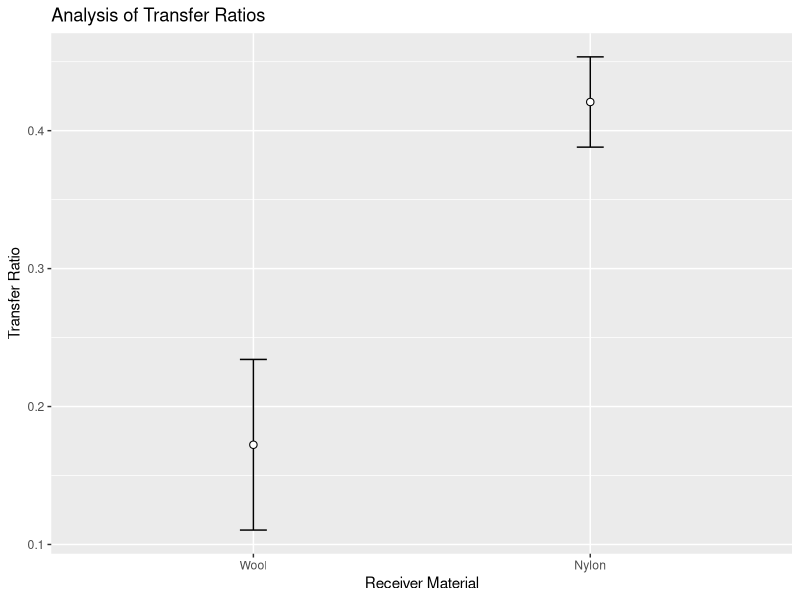
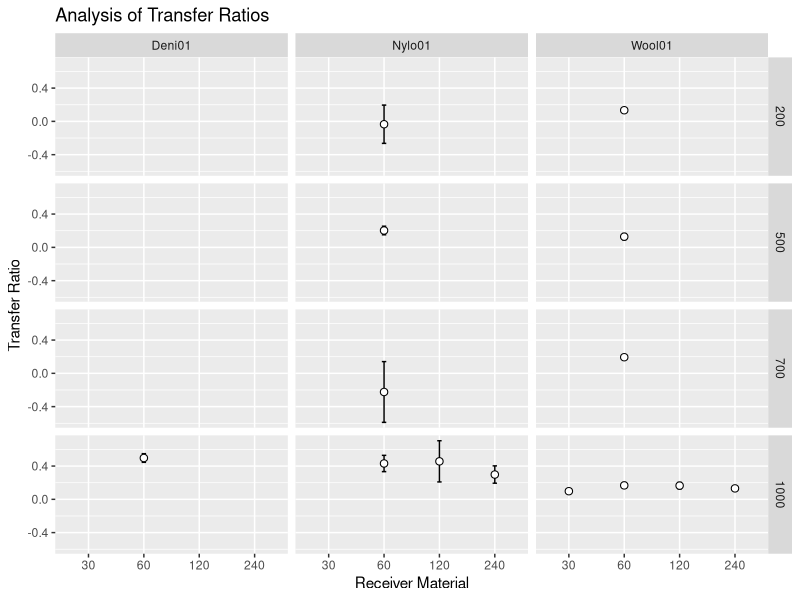
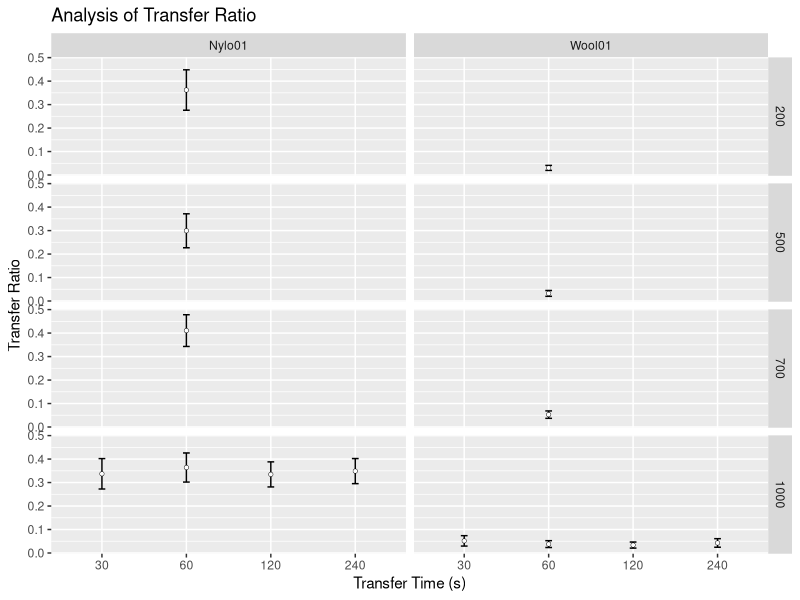
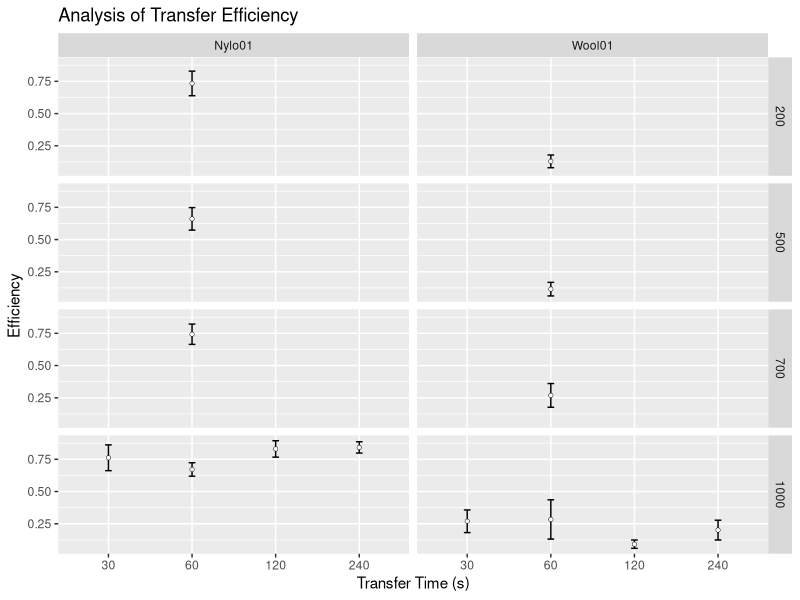
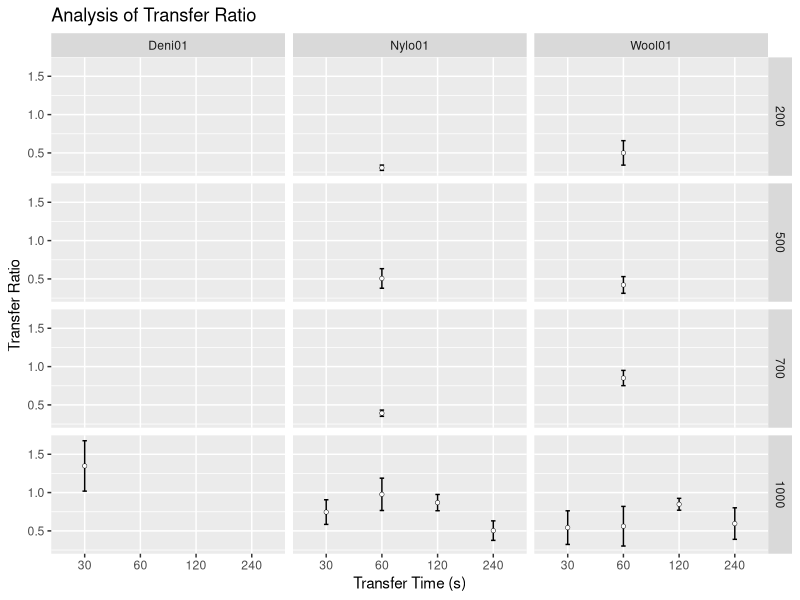
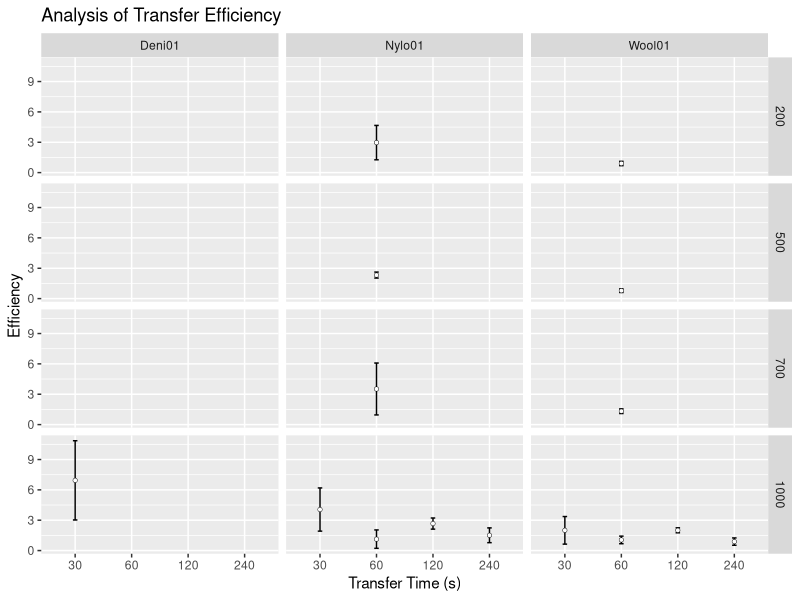
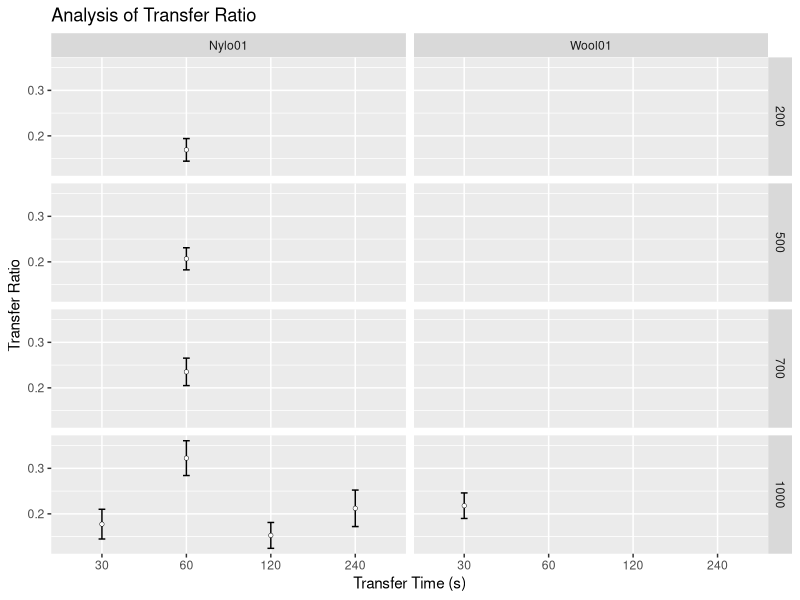
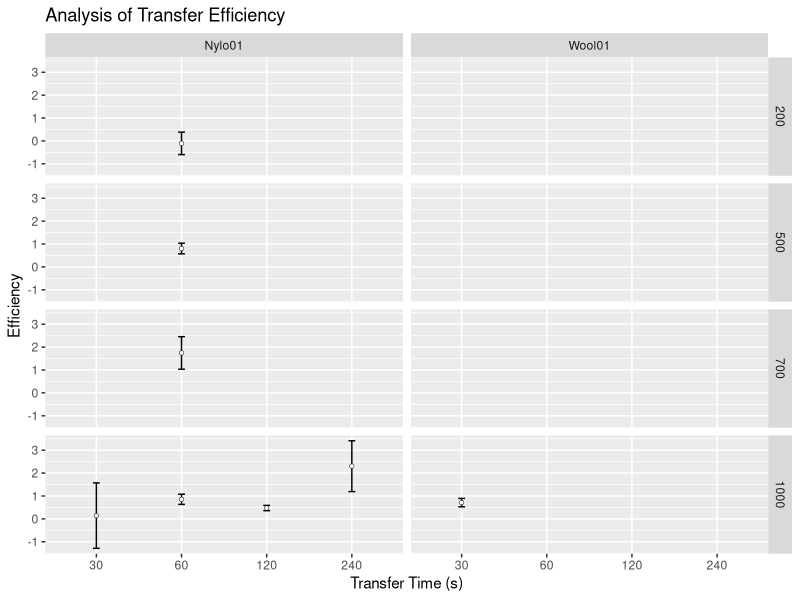

R code for these plots, in order:
## ---- chunk 1
knitr::opts_chunk$set(echo = TRUE, message = FALSE, warning = FALSE)
# libraries
library(readxl)
library(plyr)
library(ggplot2)
library(dplyr)
## ---- chunk 2
# functions
## Gives count, mean, standard deviation, standard error of the mean, and confidence interval (default 95%).
##   data: a data frame.
##   measurevar: the name of a column that contains the variable to be summariezed
##   groupvars: a vector containing names of columns that contain grouping variables
##   na.rm: a boolean that indicates whether to ignore NA's
##   conf.interval: the percent range of the confidence interval (default is 95%)
summarySE <- function(data=NULL, measurevar, groupvars=NULL, na.rm=FALSE,
                      conf.interval=.95, .drop=TRUE) {
    # New version of length which can handle NA's: if na.rm==T, don't count them
    length2 <- function (x, na.rm=FALSE) {
        if (na.rm) sum(!is.na(x))
        else       length(x)
    }

    # This does the summary. For each group's data frame, return a vector with
    # N, mean, and sd
    datac <- ddply(data, groupvars, .drop=.drop,
      .fun = function(xx, col) {
        c(N    = length2(xx[[col]], na.rm=na.rm),
          mean = mean   (xx[[col]], na.rm=na.rm),
          sd   = sd     (xx[[col]], na.rm=na.rm)
        )
      },
      measurevar
    )

    # Rename the "mean" column    
    datac <- plyr::rename(datac, c("mean" = measurevar))

    datac$se <- datac$sd / sqrt(datac$N)  # Calculate standard error of the mean

    # Confidence interval multiplier for standard error
    # Calculate t-statistic for confidence interval: 
    # e.g., if conf.interval is .95, use .975 (above/below), and use df=N-1
    ciMult <- qt(conf.interval/2 + .5, datac$N-1)
    datac$ci <- datac$se * ciMult

    return(datac)
}

## function to convert a (character) vector of 
## numbers into a factor ordered numerically
numericFactorOrder <- function(x) {
    
  u = unique(x)
  new.levels = u[order(as.numeric(u))]
  x = factor(x, levels=new.levels)
  return(x)
  
}

## ---- chunk 3
# Read in ML's data
my.dat = read_xlsx("dat/20191030DatasetPaper.xlsx", sheet = "DataMl")

# only use the transfer experiments for Groups 1 & 2. Groups 3-6 are not 
# clear in what they are and don't fit with the rest. Mostly Persistence?
# TODO - deal with Groups 3-6 later
transfer.dat = my.dat %>% filter(Time == "00000" & Group %in% c(1,2)) %>% select(c("Substrate", "ActivityID", "ObsType", "Count", "Mass", "Duration", "Group", "Repeat")) 

knitr::kable(head(transfer.dat, 20), caption = "'Head' of ML's Transfer Data")

## ---- chunk 4

# fix column types
transfer.dat$Count = as.numeric(transfer.dat$Count)
transfer.dat$Group = as.character(transfer.dat$Group)
transfer.dat$Repeat = as.character(transfer.dat$Repeat)

# add a photoID column to keep track of which datapoint is which
photo.id = rep(paste0("P", seq(1:5)), as.integer(nrow(transfer.dat)/5+1))
transfer.dat = data.frame(PhotoID = photo.id[1:nrow(transfer.dat)], transfer.dat)

# split out each set of photos...
p1 = transfer.dat %>% filter(PhotoID == "P1") %>% select(Mass,Duration,Group,Repeat,Count)
p2 = transfer.dat %>% filter(PhotoID == "P2") %>% select(Mass,Duration,Group,Repeat,Count)
p3 = transfer.dat %>% filter(PhotoID == "P3") %>% select(Mass,Duration,Group,Repeat,Count)
p4 = transfer.dat %>% filter(PhotoID == "P4") %>% select(Mass,Duration,Group,Repeat,Count)
p5 = transfer.dat %>% filter(PhotoID == "P5") %>% select(Mass,Duration,Group,Repeat,Count)

# ...and merge
merge.dat = data.frame(p1, p2$Count, p3$Count, p4$Count, p5$Count)
names(merge.dat) = c("Mass","Duration","Group","Repeat","P1","P2","P3","P4","P5")

# calculate the Transfer Ratios and Efficiencies
# NB: the summarise() function can be problematic here, if plyr is loaded
#     after dplyr. Check that first if this stops working.
final.dat = merge.dat %>% group_by(Mass, Duration, Group, Repeat) %>% summarise(Donor = P3 - P1, Receiver = P5 - P2, Donor_post = P3 - P4) %>% mutate(Ratio = Receiver/Donor, Efficiency = Receiver/Donor_post)

summ.dat = summarySE(final.dat, measurevar = "Ratio", groupvars = c("Group"))

knitr::kable(summ.dat, caption = "Summary Data for ML Transfer Ratios")
## ---- chunk 5

ggplot(summ.dat, aes(x = Group, y = Ratio)) + 
  geom_point(size=2.2) +
  geom_errorbar(aes(ymin = Ratio-se, ymax = Ratio+se), width = 0.08) +
  geom_point(colour = "white") +
  scale_x_discrete(labels = c("Wool", "Nylon")) +
  labs(title = "Analysis of Transfer Ratios",
       x = "Receiver Material",
       y = "Transfer Ratio")

## ---- chunk 6

# start df of all ratio data for comparison

all.ratio = summ.dat
all.ratio = all.ratio[, -1]
all.ratio = cbind(Name = rep("ML", 2), Mass = rep(1000,2), TransferTime = rep(60,2), Substrate = c("Wool01", "Nylo01"), all.ratio)


## ---- chunk 7
# Read in SD's data
my.dat = read_xlsx("dat/20191030DatasetPaper.xlsx", sheet = "DataSd", trim_ws = TRUE)

# only use the transfer experiments for Groups 8-22. Groups 1-7 have no 
# count data and group 23 is incomplete, only one replicate
# TODO - deal with Groups 3-6 later
transfer.dat = my.dat %>% filter(Time == 0 & Group > 8 & Group < 23) %>% select(c("Substrate", "ActivityID", "ObsType", "Count", "Mass", "Duration", "Group", "Repeat")) 

knitr::kable(head(transfer.dat, 20), caption = "'Head' of SD's Transfer Data")

## ---- chunk 8

# fix column types
transfer.dat$Count = as.numeric(transfer.dat$Count)
transfer.dat$Duration = as.numeric(transfer.dat$Duration)
transfer.dat$Mass = as.numeric(transfer.dat$Mass)
transfer.dat$Group = as.character(transfer.dat$Group)
transfer.dat$Repeat = as.character(transfer.dat$Repeat)

# rename Denm01 to Deni01 to match others
transfer.dat[transfer.dat$Substrate == "Denm01", 1] <- "Deni01"

# add a photoID column to keep track of which datapoint is which
photo.id = rep(paste0("P", seq(1:5)), as.integer(nrow(transfer.dat)/5+1))
transfer.dat = data.frame(PhotoID = photo.id[1:nrow(transfer.dat)], transfer.dat)

# split out each set of photos...
p1 = transfer.dat %>% filter(PhotoID == "P1") %>% select(Mass,Duration,Substrate,Group,Repeat,Count)
p2 = transfer.dat %>% filter(PhotoID == "P2") %>% select(Mass,Duration,Substrate,Group,Repeat,Count)
p3 = transfer.dat %>% filter(PhotoID == "P3") %>% select(Mass,Duration,Substrate,Group,Repeat,Count)
p4 = transfer.dat %>% filter(PhotoID == "P4") %>% select(Mass,Duration,Substrate,Group,Repeat,Count)
p5 = transfer.dat %>% filter(PhotoID == "P5") %>% select(Mass,Duration,Substrate,Group,Repeat,Count)

# ...and merge
merge.dat = data.frame(p5[,c("Mass","Duration","Substrate","Group","Repeat")], p1$Count, p2$Count, p3$Count, p4$Count, p5$Count)
names(merge.dat) = c("Mass","TransferTime","Substrate","Group","Repeat","P1","P2","P3","P4","P5")

# calculate the Transfer Ratios and Efficiencies
# NB: the summarise() function can be problematic here, if plyr is loaded
#     after dplyr. Check that first if this stops working.
final.dat = merge.dat %>% group_by(Mass, TransferTime, Substrate, Repeat) %>% summarise(Donor = P3 - P1, Receiver = P5 - P2, Donor_post = P3 - P4) %>% mutate(Ratio = Receiver/Donor, Efficiency = Receiver/Donor_post)

ratio.dat = summarySE(final.dat, measurevar = "Ratio", groupvars = c("Mass", "TransferTime", "Substrate"))
ratio.dat = cbind(Name = rep("SD", nrow(ratio.dat)), ratio.dat)
all.ratio = rbind(all.ratio, ratio.dat)



knitr::kable(ratio.dat, caption = "Summary Data for ML Transfer Ratios")
## ---- chunk 9

ggplot(ratio.dat, aes(x = numericFactorOrder(TransferTime), y = Ratio)) + 
  geom_point(size=2.2) +
  geom_errorbar(aes(ymin = Ratio-se, ymax = Ratio+se), width = 0.08) +
  geom_point(colour = "white") +
  labs(title = "Analysis of Transfer Ratios",
       x = "Receiver Material",
       y = "Transfer Ratio") +
  facet_grid(numericFactorOrder(Mass) ~ Substrate)


## ---- chunk 10
# Read in Bh's data
my.dat = read_xlsx("dat/NorBhCleanDataset.xlsx", sheet = "Data", trim_ws = TRUE, col_types = "text")

# Fix the column name for Time - seems to have extra spaces
my.dat = rename(my.dat, Mass = `Mass (g)`)
my.dat = rename(my.dat, TransferTime = `TransferTime (s)`)
my.dat = rename(my.dat, PersistenceTime = `PersistenceTime (min)`)
#colnames(my.dat)

# only use the Transfer data (PersistenceTime == "0") 
transfer.dat = my.dat %>% filter(PersistenceTime == 0) %>% select(c("Substrate", "ObservationType", "Count", "Mass", "TransferTime", "Experiment", "Replicate")) 

knitr::kable(head(transfer.dat,20), caption = "'Head' of BH's Transfer Data")

## ---- chunk 11
# fix column types
transfer.dat$Count = as.numeric(transfer.dat$Count)
transfer.dat$Experiment = as.character(transfer.dat$Experiment)
transfer.dat$Replicate = as.character(transfer.dat$Replicate)

# add a photoID column to keep track of which datapoint is which
photo.id = rep(paste0("P", seq(1:5)), as.integer(nrow(transfer.dat)/5+1))
transfer.dat = data.frame(PhotoID = photo.id[1:nrow(transfer.dat)], transfer.dat)

# split out each set of photos...
p1 = transfer.dat %>% filter(PhotoID == "P1") %>% select(Mass,TransferTime,Substrate,Experiment,Replicate,Count)
p2 = transfer.dat %>% filter(PhotoID == "P2") %>% select(Mass,TransferTime,Substrate,Experiment,Replicate,Count)
p3 = transfer.dat %>% filter(PhotoID == "P3") %>% select(Mass,TransferTime,Substrate,Experiment,Replicate,Count)
p4 = transfer.dat %>% filter(PhotoID == "P4") %>% select(Mass,TransferTime,Substrate,Experiment,Replicate,Count)
p5 = transfer.dat %>% filter(PhotoID == "P5") %>% select(Mass,TransferTime,Substrate,Experiment,Replicate,Count)

# ...and merge
merge.dat = data.frame(p5[,c("Mass","TransferTime","Substrate","Experiment","Replicate")], p1$Count, p2$Count, p3$Count, p4$Count, p5$Count)
names(merge.dat) = c("Mass","TransferTime","Substrate","Experiment","Replicate","P1","P2","P3","P4","P5")

# calculate the Transfer Ratios and Efficiencies
# NB: the summarise() function can be problematic here, if plyr is loaded
#     after dplyr. Check that first if this stops working.
final.dat = merge.dat %>% group_by(Mass, TransferTime, Substrate, Replicate) %>% summarise(Donor = P3 - P1, Receiver = P5 - P2, Donor_post = P3 - P4) %>% mutate(Ratio = Receiver/Donor, Efficiency = Receiver/Donor_post)

ratio.dat = summarySE(final.dat, measurevar = "Ratio", groupvars = c("Mass","TransferTime","Substrate"))
ratio.dat = cbind(Name = rep("BH", nrow(ratio.dat)), ratio.dat)
all.ratio = rbind(all.ratio, ratio.dat)

knitr::kable(ratio.dat, caption = "Summary Data for BH Transfer Ratios")
## ---- chunk 12

ggplot(ratio.dat, aes(x = numericFactorOrder(TransferTime), y = Ratio)) + 
  geom_point(size=1) +
  geom_errorbar(aes(ymin = Ratio-se, ymax = Ratio+se), width = 0.08) +
  geom_point(colour = "white", size = 0.7) +
#  scale_x_discrete(labels = c("Wool", "Nylon")) +
  labs(title = "Analysis of Transfer Ratio",
       x = "Transfer Time (s)",
       y = "Transfer Ratio") +
  facet_grid(numericFactorOrder(Mass) ~ Substrate)


## ---- chunk 13

eff.dat = summarySE(final.dat, measurevar = "Efficiency", groupvars = c("Mass","TransferTime","Substrate"))

eff.dat
ggplot(eff.dat, aes(x = numericFactorOrder(TransferTime), y = Efficiency)) + 
  geom_point(size=1) +
  geom_errorbar(aes(ymin = Efficiency-se, ymax = Efficiency+se), width = 0.08) +
  geom_point(colour = "white", size = 0.7) +
#  scale_x_discrete(labels = c("Wool", "Nylon")) +
  labs(title = "Analysis of Transfer Efficiency",
       x = "Transfer Time (s)",
       y = "Efficiency") +
  facet_grid(numericFactorOrder(Mass) ~ Substrate)


## ---- chunk 14
# Read in Sg's data
my.dat = read_xlsx("dat/StrSgCleanDataset.xlsx", sheet = "Data", trim_ws = TRUE, col_types = "text")

# Fix the column name for Time - seems to have extra spaces
my.dat = rename(my.dat, Mass = `Mass (g)`)
my.dat = rename(my.dat, TransferTime = `TransferTime (s)`)
my.dat = rename(my.dat, PersistenceTime = `PersistenceTime (min)`)
#colnames(my.dat)

# only use the Transfer data (PersistenceTime == "0") 
transfer.dat = my.dat %>% filter(PersistenceTime == 0) %>% select(c("Substrate", "ObservationType", "Count", "Mass", "TransferTime", "Experiment", "Replicate"))

# also remove expt 16 as it is incomplete
transfer.dat = transfer.dat[as.numeric(transfer.dat$Experiment) < 16,]

knitr::kable(head(transfer.dat,20), caption = "'Head' of SG's Transfer Data")

## ---- chunk 15
# fix column types
transfer.dat$Count = as.numeric(transfer.dat$Count)
transfer.dat$Experiment = as.character(transfer.dat$Experiment)
transfer.dat$Replicate = as.character(transfer.dat$Replicate)

# add a photoID column to keep track of which datapoint is which
photo.id = rep(paste0("P", seq(1:5)), as.integer(nrow(transfer.dat)/5+1))
transfer.dat = data.frame(PhotoID = photo.id[1:nrow(transfer.dat)], transfer.dat)

# split out each set of photos...
p1 = transfer.dat %>% filter(PhotoID == "P1") %>% select(Mass,TransferTime,Substrate,Experiment,Replicate,Count)
p2 = transfer.dat %>% filter(PhotoID == "P2") %>% select(Mass,TransferTime,Substrate,Experiment,Replicate,Count)
p3 = transfer.dat %>% filter(PhotoID == "P3") %>% select(Mass,TransferTime,Substrate,Experiment,Replicate,Count)
p4 = transfer.dat %>% filter(PhotoID == "P4") %>% select(Mass,TransferTime,Substrate,Experiment,Replicate,Count)
p5 = transfer.dat %>% filter(PhotoID == "P5") %>% select(Mass,TransferTime,Substrate,Experiment,Replicate,Count)

# ...and merge
merge.dat = data.frame(p5[,c("Mass","TransferTime","Substrate","Experiment","Replicate")], p1$Count, p2$Count, p3$Count, p4$Count, p5$Count)
names(merge.dat) = c("Mass","TransferTime","Substrate","Experiment","Replicate","P1","P2","P3","P4","P5")

# calculate the Transfer Ratios and Efficiencies
# NB: the summarise() function can be problematic here, if plyr is loaded
#     after dplyr. Check that first if this stops working.
final.dat = merge.dat %>% group_by(Mass, TransferTime, Substrate, Replicate) %>% summarise(Donor = P3 - P1, Receiver = P5 - P2, Donor_post = P3 - P4) %>% mutate(Ratio = Receiver/Donor, Efficiency = Receiver/Donor_post)

ratio.dat = summarySE(final.dat, measurevar = "Ratio", groupvars = c("Mass","TransferTime","Substrate"))
ratio.dat = cbind(Name = rep("SG", nrow(ratio.dat)), ratio.dat)
all.ratio = rbind(all.ratio, ratio.dat)

knitr::kable(ratio.dat, caption = "Summary Data for SG Transfer Ratios")
## ---- chunk 16

ggplot(ratio.dat, aes(x = numericFactorOrder(TransferTime), y = Ratio)) + 
  geom_point(size=1) +
  geom_errorbar(aes(ymin = Ratio-se, ymax = Ratio+se), width = 0.08) +
  geom_point(colour = "white", size = 0.7) +
#  scale_x_discrete(labels = c("Wool", "Nylon")) +
  labs(title = "Analysis of Transfer Ratio",
       x = "Transfer Time (s)",
       y = "Transfer Ratio") +
  facet_grid(numericFactorOrder(Mass) ~ Substrate)


## ---- chunk 17

eff.dat = summarySE(final.dat, measurevar = "Efficiency", groupvars = c("Mass","TransferTime","Substrate"))

ggplot(eff.dat, aes(x = numericFactorOrder(TransferTime), y = Efficiency)) + 
  geom_point(size=1) +
  geom_errorbar(aes(ymin = Efficiency-se, ymax = Efficiency+se), width = 0.08) +
  geom_point(colour = "white", size = 0.7) +
#  scale_x_discrete(labels = c("Wool", "Nylon")) +
  labs(title = "Analysis of Transfer Efficiency",
       x = "Transfer Time (s)",
       y = "Efficiency") +
  facet_grid(numericFactorOrder(Mass) ~ Substrate)


## ---- chunk 18
# Read in Em's data
my.dat = read_xlsx("dat/StrEmCleanDataset.xlsx", sheet = "DataEm", trim_ws = TRUE, col_types = "text")

# Fix the column name for Time - seems to have extra spaces
my.dat = rename(my.dat, Mass = `Mass (g)`)
my.dat = rename(my.dat, TransferTime = `TransferTime (s)`)
my.dat = rename(my.dat, PersistenceTime = `PersistenceTime (min)`)
#colnames(my.dat)

# only use the Transfer data (PersistenceTime == "0") 
transfer.dat = my.dat %>% filter(PersistenceTime == 0) %>% select(c("Substrate", "ObservationType", "Count", "Mass", "TransferTime", "Experiment", "Replicate"))

# also remove expt 16 as it is incomplete
transfer.dat = transfer.dat[as.numeric(transfer.dat$Experiment) < 16,]

knitr::kable(head(transfer.dat, 20), caption = "'Head' of EM's Transfer Data")

## ---- chunk 19
# fix column types
transfer.dat$Count = as.numeric(transfer.dat$Count)
transfer.dat$Experiment = as.character(transfer.dat$Experiment)
transfer.dat$Replicate = as.character(transfer.dat$Replicate)

# add a photoID column to keep track of which datapoint is which
photo.id = rep(paste0("P", seq(1:5)), as.integer(nrow(transfer.dat)/5+1))
transfer.dat = data.frame(PhotoID = photo.id[1:nrow(transfer.dat)], transfer.dat)

# split out each set of photos...
p1 = transfer.dat %>% filter(PhotoID == "P1") %>% select(Mass,TransferTime,Substrate,Experiment,Replicate,Count)
p2 = transfer.dat %>% filter(PhotoID == "P2") %>% select(Mass,TransferTime,Substrate,Experiment,Replicate,Count)
p3 = transfer.dat %>% filter(PhotoID == "P3") %>% select(Mass,TransferTime,Substrate,Experiment,Replicate,Count)
p4 = transfer.dat %>% filter(PhotoID == "P4") %>% select(Mass,TransferTime,Substrate,Experiment,Replicate,Count)
p5 = transfer.dat %>% filter(PhotoID == "P5") %>% select(Mass,TransferTime,Substrate,Experiment,Replicate,Count)

# ...and merge
merge.dat = data.frame(p5[,c("Mass","TransferTime","Substrate","Experiment","Replicate")], p1$Count, p2$Count, p3$Count, p4$Count, p5$Count)
names(merge.dat) = c("Mass","TransferTime","Substrate","Experiment","Replicate","P1","P2","P3","P4","P5")

# calculate the Transfer Ratios and Efficiencies
# NB: the summarise() function can be problematic here, if plyr is loaded
#     after dplyr. Check that first if this stops working.
final.dat = merge.dat %>% group_by(Mass, TransferTime, Experiment, Substrate, Replicate) %>% summarise(Donor = P3 - P1, Receiver = P5 - P2, Donor_post = P3 - P4) %>% mutate(Ratio = Receiver/Donor, Efficiency = Receiver/Donor_post)

ratio.dat = summarySE(final.dat, measurevar = "Ratio", groupvars = c("Mass","TransferTime","Substrate"))
ratio.dat = cbind(Name = rep("EM", nrow(ratio.dat)), ratio.dat)
all.ratio = rbind(all.ratio, ratio.dat)


knitr::kable(ratio.dat, caption = "Summary Data for EM Transfer Ratios")
## ---- chunk 20

ggplot(ratio.dat, aes(x = numericFactorOrder(TransferTime), y = Ratio)) + 
  geom_point(size=1) +
  geom_errorbar(aes(ymin = Ratio-se, ymax = Ratio+se), width = 0.08) +
  geom_point(colour = "white", size = 0.7) +
#  scale_x_discrete(labels = c("Wool", "Nylon")) +
  labs(title = "Analysis of Transfer Ratio",
       x = "Transfer Time (s)",
       y = "Transfer Ratio") +
  facet_grid(numericFactorOrder(Mass) ~ Substrate)


## ---- chunk 21

eff.dat = summarySE(final.dat, measurevar = "Efficiency", groupvars = c("Mass","TransferTime","Substrate"))

eff.dat
ggplot(eff.dat, aes(x = numericFactorOrder(TransferTime), y = Efficiency)) + 
  geom_point(size=1) +
  geom_errorbar(aes(ymin = Efficiency-se, ymax = Efficiency+se), width = 0.08) +
  geom_point(colour = "white", size = 0.7) +
#  scale_x_discrete(labels = c("Wool", "Nylon")) +
  labs(title = "Analysis of Transfer Efficiency",
       x = "Transfer Time (s)",
       y = "Efficiency") +
  facet_grid(numericFactorOrder(Mass) ~ Substrate)


## ---- chunk 22

ggplot(all.ratio, aes(x = numericFactorOrder(TransferTime), y = Ratio, group = Name, colour = Name)) + 
  geom_point(size=1, position = position_dodge(0.2)) +
  geom_errorbar(aes(ymin = Ratio-se, ymax = Ratio+se), width = 0.08, position = position_dodge(0.2)) +
#  geom_point(colour = "white", size = 0.7, position = position_dodge(0.2)) +
#  scale_x_discrete(labels = c("Wool", "Nylon")) +
  labs(title = "Analysis of Transfer Ratio",
       x = "Transfer Time (s)",
       y = "Transfer Ratio") +
  facet_grid(numericFactorOrder(Mass) ~ Substrate)
